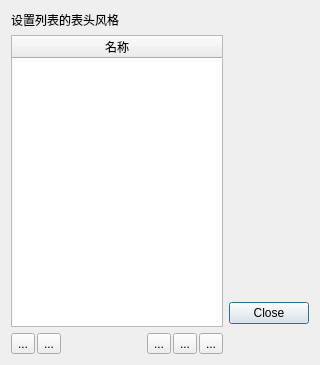
<?xml version="1.0" encoding="UTF-8"?>
<ui version="4.0">
 <class>TcHeaderSetupDialog</class>
 <widget class="QDialog" name="TcHeaderSetupDialog">
  <property name="geometry">
   <rect>
    <x>0</x>
    <y>0</y>
    <width>320</width>
    <height>365</height>
   </rect>
  </property>
  <property name="windowTitle">
   <string>天池列名设置</string>
  </property>
  <layout class="QHBoxLayout" name="horizontalLayout_2">
   <item>
    <layout class="QVBoxLayout" name="verticalLayout">
     <item>
      <widget class="QLabel" name="label">
       <property name="text">
        <string>设置列表的表头风格</string>
       </property>
      </widget>
     </item>
     <item>
      <widget class="QTreeWidget" name="MasterView">
       <property name="selectionMode">
        <enum>QAbstractItemView::ExtendedSelection</enum>
       </property>
       <property name="rootIsDecorated">
        <bool>false</bool>
       </property>
       <column>
        <property name="text">
         <string>名称</string>
        </property>
        <property name="textAlignment">
         <set>AlignHCenter|AlignVCenter|AlignCenter</set>
        </property>
       </column>
      </widget>
     </item>
     <item>
      <layout class="QHBoxLayout" name="horizontalLayout">
       <property name="spacing">
        <number>2</number>
       </property>
       <item>
        <widget class="QToolButton" name="bnUpward">
         <property name="text">
          <string>...</string>
         </property>
         <property name="icon">
          <iconset resource="../../res/tianchi.qrc">
           <normaloff>:/tianchi/alignTop.png</normaloff>:/tianchi/alignTop.png</iconset>
         </property>
         <property name="checkable">
          <bool>false</bool>
         </property>
        </widget>
       </item>
       <item>
        <widget class="QToolButton" name="bnDownawrd">
         <property name="text">
          <string>...</string>
         </property>
         <property name="icon">
          <iconset resource="../../res/tianchi.qrc">
           <normaloff>:/tianchi/alignBottom.png</normaloff>:/tianchi/alignBottom.png</iconset>
         </property>
        </widget>
       </item>
       <item>
        <spacer name="horizontalSpacer">
         <property name="orientation">
          <enum>Qt::Horizontal</enum>
         </property>
         <property name="sizeHint" stdset="0">
          <size>
           <width>40</width>
           <height>20</height>
          </size>
         </property>
        </spacer>
       </item>
       <item>
        <widget class="QToolButton" name="bnLeft">
         <property name="text">
          <string>...</string>
         </property>
         <property name="icon">
          <iconset resource="../../res/tianchi.qrc">
           <normaloff>:/tianchi/alignLeft.png</normaloff>:/tianchi/alignLeft.png</iconset>
         </property>
        </widget>
       </item>
       <item>
        <widget class="QToolButton" name="bnCenter">
         <property name="text">
          <string>...</string>
         </property>
         <property name="icon">
          <iconset resource="../../res/tianchi.qrc">
           <normaloff>:/tianchi/alignCenter.png</normaloff>:/tianchi/alignCenter.png</iconset>
         </property>
        </widget>
       </item>
       <item>
        <widget class="QToolButton" name="bnRight">
         <property name="text">
          <string>...</string>
         </property>
         <property name="icon">
          <iconset resource="../../res/tianchi.qrc">
           <normaloff>:/tianchi/alignRight.png</normaloff>:/tianchi/alignRight.png</iconset>
         </property>
        </widget>
       </item>
      </layout>
     </item>
    </layout>
   </item>
   <item>
    <layout class="QVBoxLayout" name="verticalLayout_2">
     <property name="spacing">
      <number>6</number>
     </property>
     <item>
      <widget class="QLabel" name="label_2">
       <property name="text">
        <string/>
       </property>
      </widget>
     </item>
     <item>
      <spacer name="verticalSpacer">
       <property name="orientation">
        <enum>Qt::Vertical</enum>
       </property>
       <property name="sizeHint" stdset="0">
        <size>
         <width>20</width>
         <height>40</height>
        </size>
       </property>
      </spacer>
     </item>
     <item>
      <widget class="QDialogButtonBox" name="buttonBox">
       <property name="maximumSize">
        <size>
         <width>16777215</width>
         <height>52</height>
        </size>
       </property>
       <property name="orientation">
        <enum>Qt::Vertical</enum>
       </property>
       <property name="standardButtons">
        <set>QDialogButtonBox::Close</set>
       </property>
      </widget>
     </item>
    </layout>
   </item>
  </layout>
 </widget>
 <tabstops>
  <tabstop>MasterView</tabstop>
  <tabstop>bnUpward</tabstop>
  <tabstop>bnDownawrd</tabstop>
  <tabstop>bnLeft</tabstop>
  <tabstop>bnCenter</tabstop>
  <tabstop>bnRight</tabstop>
  <tabstop>buttonBox</tabstop>
 </tabstops>
 <resources>
  <include location="../../res/tianchi.qrc"/>
 </resources>
 <connections>
  <connection>
   <sender>buttonBox</sender>
   <signal>accepted()</signal>
   <receiver>TcHeaderSetupDialog</receiver>
   <slot>accept()</slot>
   <hints>
    <hint type="sourcelabel">
     <x>248</x>
     <y>254</y>
    </hint>
    <hint type="destinationlabel">
     <x>157</x>
     <y>274</y>
    </hint>
   </hints>
  </connection>
  <connection>
   <sender>buttonBox</sender>
   <signal>rejected()</signal>
   <receiver>TcHeaderSetupDialog</receiver>
   <slot>reject()</slot>
   <hints>
    <hint type="sourcelabel">
     <x>316</x>
     <y>260</y>
    </hint>
    <hint type="destinationlabel">
     <x>286</x>
     <y>274</y>
    </hint>
   </hints>
  </connection>
 </connections>
</ui>
